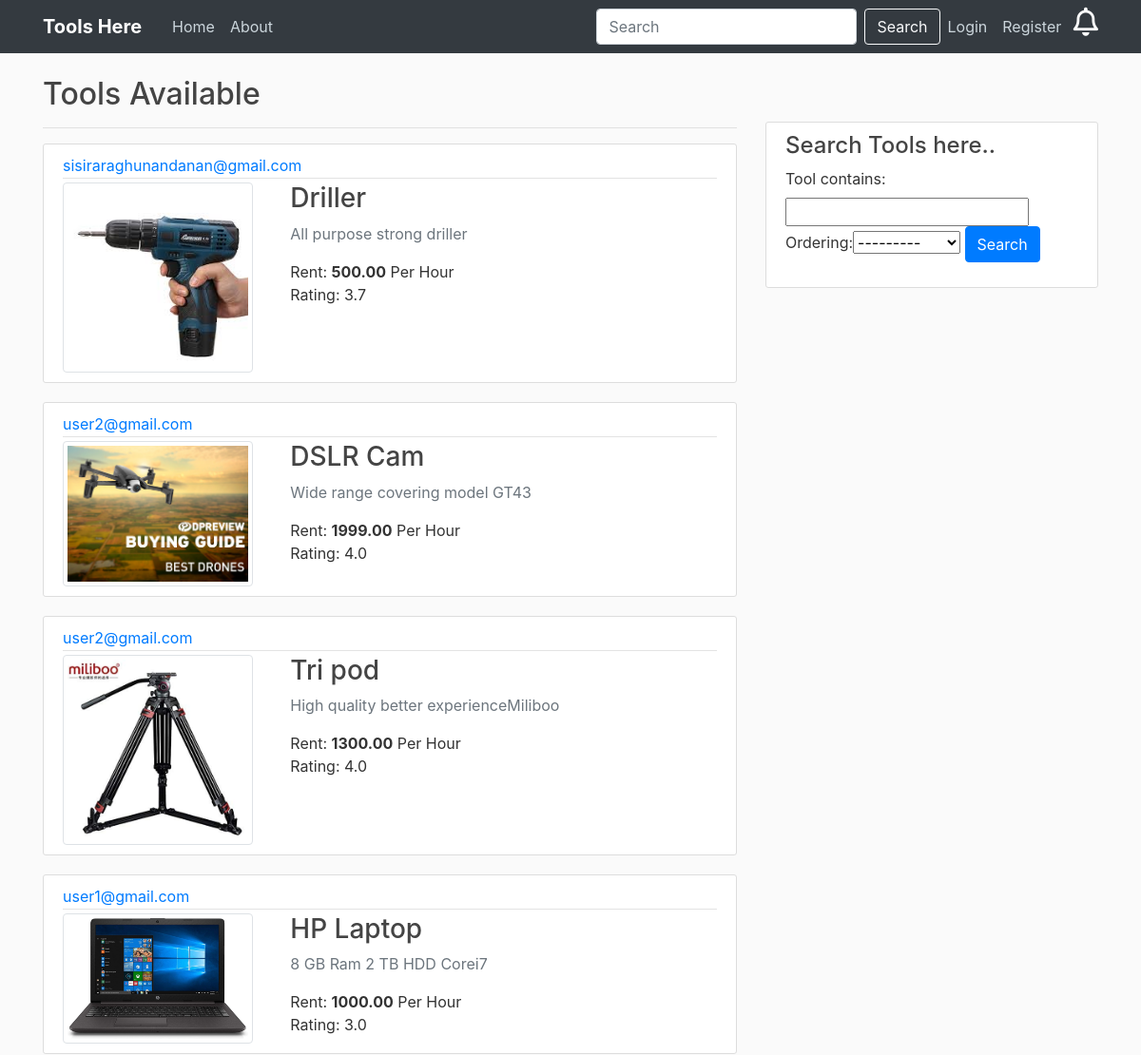
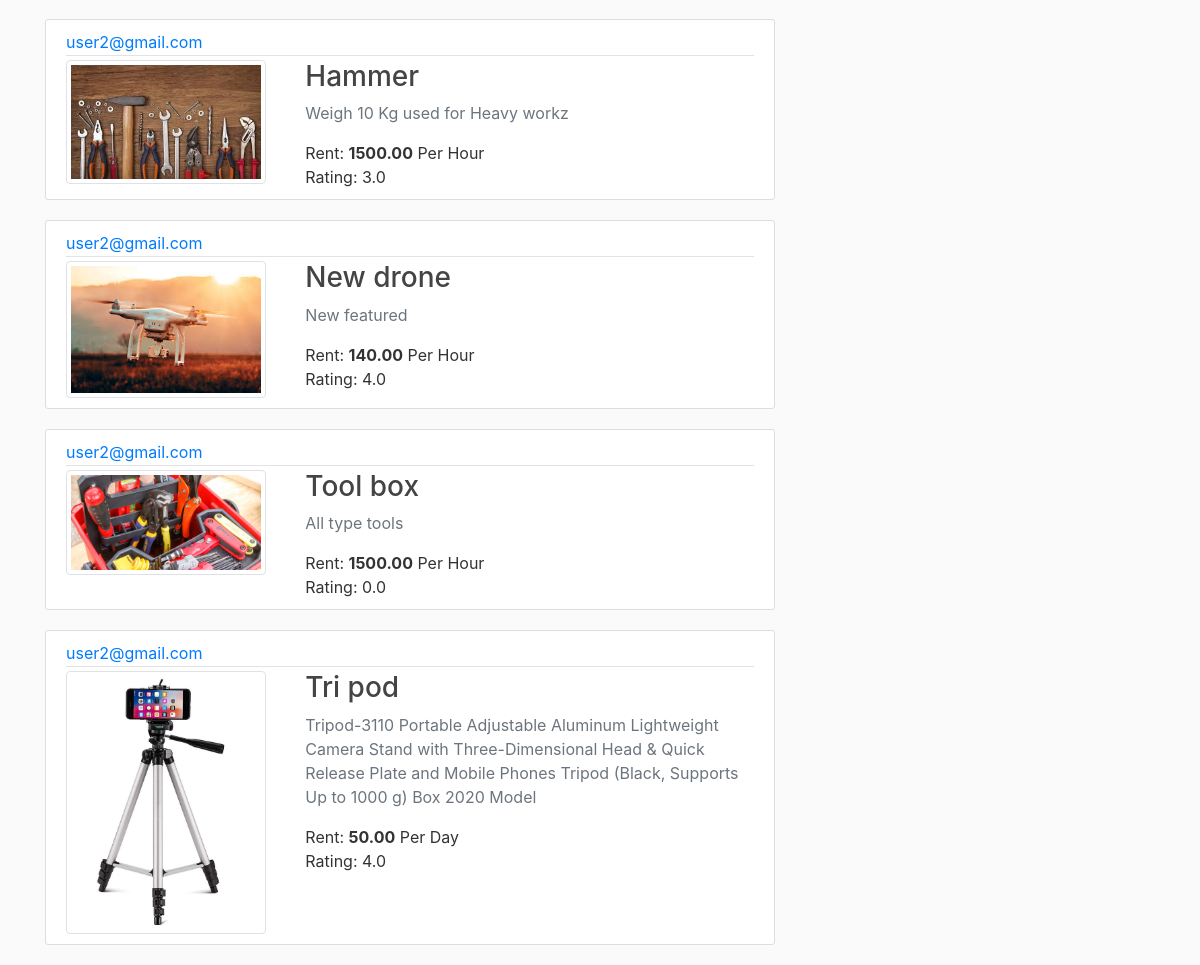
The page / on the database its author committed (2 pictures, top to bottom).
### home/models.py (models this page shows, shortened)
class Post(models.Model):
	tool = models.CharField(max_length=100)
	content = models.CharField(max_length=300)
	rent = models.DecimalField(decimal_places=2,max_digits=12)
	rent_type = models.CharField(max_length=100,choices=RENT_CHOICES,default=RENT_CHOICES[0][0])
	rating = models.FloatField(default=0)
	owner = models.ForeignKey(CustomUser, on_delete=models.CASCADE)
	image = models.ImageField(default='default.jpg', upload_to='tool_pics')
	available = models.BooleanField(default=False)

### accounts/models.py (models this page shows)
class CustomUser(AbstractUser):
    username = None
    email = models.EmailField(_('email address'), unique=True)
    phone = models.CharField(max_length=10, null=True)
    address = models.CharField(max_length=200, null=True)
    USERNAME_FIELD = 'email'
    REQUIRED_FIELDS = []
    objects = CustomUserManager()

### home/views.py (the view)
# urls.py: path('', PostListView.as_view(), name='home'),
class PostListView(ListView):
	model = Post
	template_name = 'home.html'	#<app>/<model>_<view_type>.html
	context_object_name = 'posts'
	def get_context_data(self,**kwargs):
		context = super().get_context_data(**kwargs)
		context['filter'] = PostFilter(self.request.GET,queryset=self.get_queryset().filter(available=True))
		return context

### home/templates/home.html
{% extends "base.html" %}
{% load bootstrap %}
{% block content %}
  <h2>Tools Available</h2>
  <hr>
    {% for post in filter.qs %}
      <article class="media content-section">
          <div class="media-body">
            <div class="article-metadata">
              <a class="mr-2" href="#">{{ post.owner }}</a>
            </div>
            <div class="row padding">
              <div class="col-md-4">
                <img class="img-thumbnail" src="{{ post.image.url }}" width="200" height="200">
              </div>
              <div class="col-md-8">
                <h3><a class="article-title" href="{% url 'post-detail' post.id %}">
                {{ post.tool }}</a></h3>
                <p class="text-muted">{{ post.content }}</p>
                <div>Rent: <b>{{ post.rent }}</b> {{ post.rent_type }}<br>
                Rating: {{ post.rating|floatformat:1 }}</div>
              </div>
            </div>
          </div>
        </article>
    {% endfor %}
{% endblock content %}
{% block sidebar %}
<br><br>
  <div class="content-section">
        <h4>Search Tools here..</h4>
            <div class="form-group d-flex justify-content-between">
              <form method="GET">
                {{filter.form|bootstrap}}
                <button class="btn btn-primary" type="submit">Search</button>
              </form>
            </div>
  </div>
{% endblock sidebar %}

### templates/base.html (shortened to what this page needs)
{% load static %}
<!doctype html>
<html lang="en">
  <head>
    <link rel="stylesheet" href="https://maxcdn.bootstrapcdn.com/bootstrap/4.0.0/css/bootstrap.min.css">
    <link rel="stylesheet" type="text/css" href="{% static 'home/main.css' %}">
  </head>
  <body>
    <header class="site-header">
      <nav class="navbar navbar-expand-md navbar-dark bg-dark fixed-top">
        <div class="container">
          <b><a class="navbar-brand mr-4" href="{% url 'home' %}">Tools Here</a></b>
          <div class="collapse navbar-collapse" id="navbarToggle">
            <div class="navbar-nav mr-auto">
              <a class="nav-item nav-link" href="{% url 'home' %}">Home</a>
              <a class="nav-item nav-link" href="{% url 'about' %}">About</a>
            </div>
            <div class="navbar-nav">
                <form class="form-inline">
                    <input class="form-control mr-sm-2" type="search" placeholder="Search" aria-label="Search">
                    <button class="btn btn-outline-light my-2 my-sm-0">Search</button>
                </form>
              {% if user.is_authenticated %}
                <a class="nav-item nav-link" href="{% url 'profile' %}">Profile</a>
                <a class="nav-item nav-link" href="{% url 'logout' %}">Logout</a>
              {% else %}
                <a class="nav-item nav-link" href="{% url 'login' %}">Login</a>
                <a class="nav-item nav-link" href="{% url 'register' %}">Register</a>
              {% endif %}
                &nbsp<a href="{% url 'mynotis' %}"><i class='far fa-bell' style='font-size:30px;color:white'></i></a>
            </div>
          </div>
        </div>
      </nav>
    </header>
    <main role="main" class="container">
      <div class="row">
        <div class="col-md-8">
          {% block content %}{% endblock %}
        </div>
        <div class="col-md-4">
            {% block sidebar %}{% endblock %}
        </div>
      </div>
    </main>
  </body>
</html>

### tools2/static/home/main.css (style rules this page uses)
body { background: #fafafa; color: #333333; margin-top: 5rem; }
h1, h2, h3, h4, h5, h6 { color: #444444; }
.site-header .navbar-nav .nav-link { color: #cbd5db; }
.content-section { background: #ffffff; padding: 10px 20px; border: 1px solid #dddddd; border-radius: 3px; margin-bottom: 20px; }
.article-title { color: #444444; }
.article-metadata { padding-bottom: 1px; margin-bottom: 4px; border-bottom: 1px solid #e3e3e3 }

### rows shown on the page
Post: owner "sisiraraghunandanan@gmail.com", image (picture), tool "Driller", content "All purpose strong driller", rent "500.00", rent_type "Per Hour", rating "3.7"
Post: owner "user2@gmail.com", image (picture), tool "DSLR Cam", content "Wide range covering model GT43", rent "1999.00", rent_type "Per Hour", rating "4.0"
Post: owner "user2@gmail.com", image (picture), tool "Tri pod", content "High quality better experienceMiliboo", rent "1300.00", rent_type "Per Hour", rating "4.0"
Post: owner "user1@gmail.com", image (picture), tool "HP Laptop", content "8 GB Ram 2 TB HDD Corei7", rent "1000.00", rent_type "Per Hour", rating "3.0"
Post: owner "user2@gmail.com", image (picture), tool "Hammer", content "Weigh 10 Kg used for Heavy workz", rent "1500.00", rent_type "Per Hour", rating "3.0"
Post: owner "user2@gmail.com", image (picture), tool "New drone", content "New featured", rent "140.00", rent_type "Per Hour", rating "4.0"
Post: owner "user2@gmail.com", image (picture), tool "Tool box", content "All type tools", rent "1500.00", rent_type "Per Hour", rating "0.0"
Post: owner "user2@gmail.com", image (picture), tool "Tri pod", content "Tripod-3110 Portable Adjustable Aluminum Lightweight Camera Stand with Three-Dimensional Head & Quick Release Plate and Mobile Phones Tripod (Black, Supports Up to 1000 g) Box 2020 Model", rent "50.00", rent_type "Per Day", rating "4.0"
